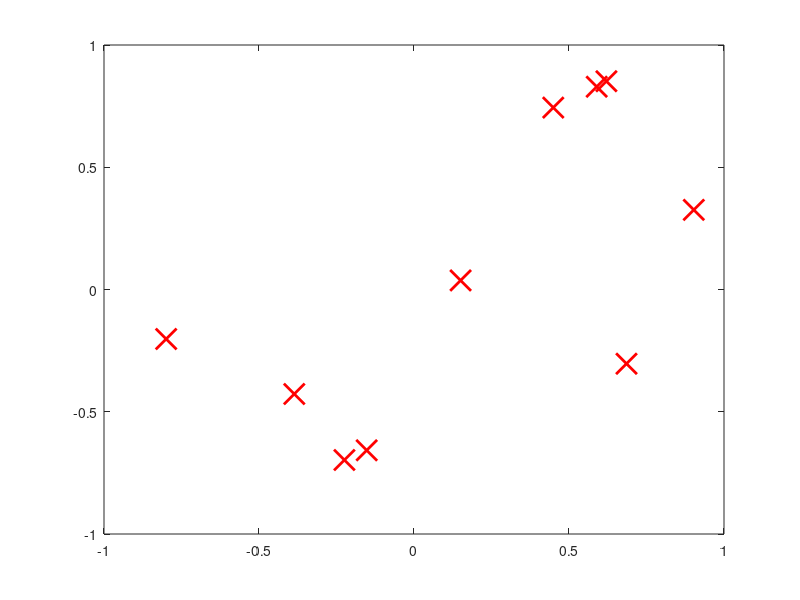

Write MATLAB code to recreate this figure. (Note: this script raises an error after producing the figure.)
%H2D_DEMO01 Demo script for HomoGr ToolBox functions
%
% [] = h2d_demo01
%
% See also 
%
% References:
%
%  [1] Kamarainen, J.-K., Paalanen, P., Experimental study on Fast
%  2D Homography Estimation From a Few Point Correspondence,
%  Research Report, Machine Vision and Pattern Recognition Research
%  Group, Lappeenranta University of Technology, Finland, 2008.
%
% Author(s):
%    Joni Kamarainen <Joni.Kamarainen@lut.fi>
%
% Copyright:
%
%   Homography estimation toolbox is Copyright (C) 2008 by Joni-Kristian
%   Kamarainen.
%
%   $Name:  $ $Revision: 1.1 $  $Date: 2008-05-07 12:22:15 $
%%
srcP = unifrnd(-1,1,2,10);

plot(srcP(1,:),srcP(2,:),'rx','MarkerSize',15,'LineWidth',2);
input('Source points <RETURN>');

H = h2d_aff(40,[1 2],1,2,15)

trgP = h2d_trans(srcP,H);
ntrgP = trgP+normrnd(0,0.05,size(trgP));
plot(trgP(1,:),trgP(2,:),'gx',...
     ntrgP(1,:),ntrgP(2,:),'bx',...
     'MarkerSize',15,'LineWidth',2);
legend('original','noisy');
input('Correct and noisy target points for homography H <RETURN>');

Hest = h2d_corresp(srcP,ntrgP,'hType','affinity')

trgPest = h2d_trans(srcP,Hest);
hold on;
plot(trgPest(1,:),trgPest(2,:),'ko','MarkerSize',15,'LineWidth',2);
hold off;
input('Target points and estimated points by Hest <RETURN>');
